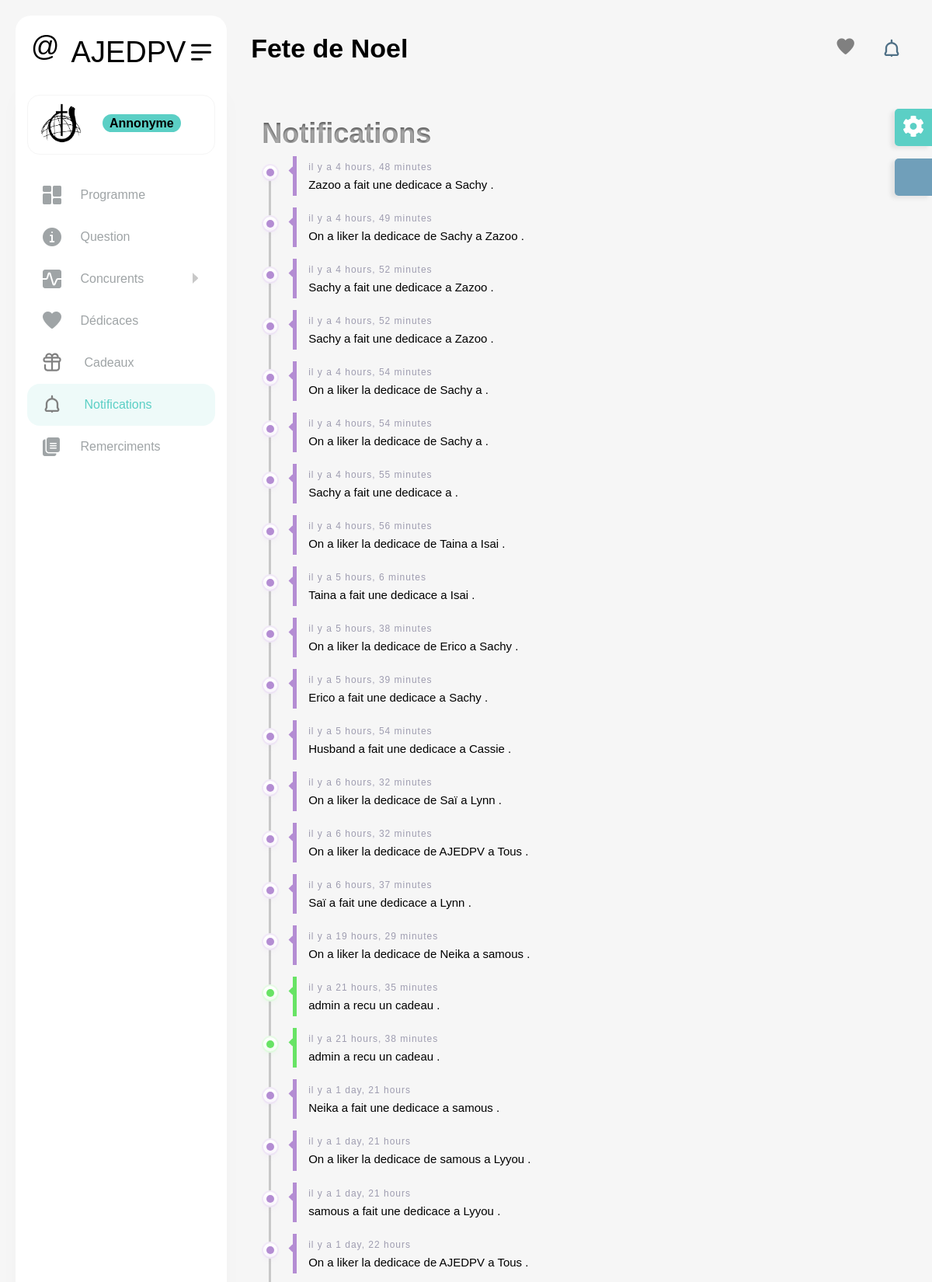
The page /notifications (upper part) on the database its author committed.
### core/models.py (models this page shows, shortened)
class Notification(models.Model):
    responsible= models.ForeignKey(Concurent,on_delete=models.CASCADE,null=True,blank=True)
    message=models.TextField()
    date=models.DateTimeField(auto_now_add=True)
    level=models.CharField(max_length=1,choices=CHOICES_LABEL)

### core/views.py (the view)
# urls.py: path('notifications',notifications,name='notifications'),
def notifications(request):
    return render(request,'notifications.html',{'notifs':Notification.objects.order_by('-date')})

### core/context_processors.py (called while the page is built)
def cart(request):
    concurents= Concurent.objects.all()
    dedicaces= Dedicace.objects.filter(show=True).order_by('-date')[:5]
    notification=Notification.objects.all().order_by('-date')[:5]
    context={'concurents':concurents
    ,
    'dedicaces':dedicaces,
    'notifications':notification,
    }
    return context

### templates/notifications.html (shortened to what this page needs)
{% extends 'base.html' %} {% load static %} {% block 'body' %}
<div class="col-xl-12">
    <div class="">
        <div class="" style="margin-bottom:50px ;">
            <div id="dlab_W_TimeLine02" class="widget-timeline dlab-scroll style-1 ps ps--active-y p-3 ">
                <h1 style="  background-color: #565656;
                        color: transparent;
                        text-shadow: 0px 2px 3px rgba(255,255,255,0.5);
                        -webkit-background-clip: text;
                           -moz-background-clip: text;
                                background-clip: text;font-weight: 900;"> Notifications
                </h1>
                <ul class="timeline">
                    {% for x in notifs %}
                    <li>
                        <div class="timeline-badge {{x.get_level_display}}"></div>
                        <a class="timeline-panel text-muted" href="javascript:void(0);">
                            <span>il y a {{x.date|timesince}}</span>
                            <h6 class="mb-0"> <strong class="text-{{x.get_level_display}}"> {{x.responsible.prenom}}</strong> {{ x.message }} .
                            </h6>
                        </a>
                    </li>
                    {% endfor %}
                </ul>
            </div>
        </div>
    </div>
</div>
{% endblock %}

### rows shown on the page
Notification: date "4 hours, 48 minutes", message "Zazoo a fait une dedicace a Sachy"
Notification: date "4 hours, 49 minutes", message "On a liker la dedicace de Sachy a Zazoo"
Notification: date "4 hours, 52 minutes", message "Sachy a fait une dedicace a Zazoo"
Notification: date "4 hours, 52 minutes", message "Sachy a fait une dedicace a Zazoo"
Notification: date "4 hours, 54 minutes", message "On a liker la dedicace de Sachy a"
Notification: date "4 hours, 54 minutes", message "On a liker la dedicace de Sachy a"
Notification: date "4 hours, 55 minutes", message "Sachy a fait une dedicace a"
Notification: date "4 hours, 56 minutes", message "On a liker la dedicace de Taina a Isai"
Notification: date "5 hours, 6 minutes", message "Taina a fait une dedicace a Isai"
Notification: date "5 hours, 38 minutes", message "On a liker la dedicace de Erico a Sachy"
Notification: date "5 hours, 39 minutes", message "Erico a fait une dedicace a Sachy"
Notification: date "5 hours, 54 minutes", message "Husband a fait une dedicace a Cassie"
Notification: date "6 hours, 32 minutes", message "On a liker la dedicace de Saï a Lynn"
Notification: date "6 hours, 32 minutes", message "On a liker la dedicace de AJEDPV a Tous"
Notification: date "6 hours, 37 minutes", message "Saï a fait une dedicace a Lynn"
Notification: date "19 hours, 29 minutes", message "On a liker la dedicace de Neika a samous"
Notification: date "21 hours, 35 minutes", message "admin a recu un cadeau"
Notification: date "21 hours, 38 minutes", message "admin a recu un cadeau"
Notification: date "1 day, 21 hours", message "Neika a fait une dedicace a samous"
Notification: date "1 day, 21 hours", message "On a liker la dedicace de samous a Lyyou"
Notification: date "1 day, 21 hours", message "samous a fait une dedicace a Lyyou"
Notification: date "1 day, 22 hours", message "On a liker la dedicace de AJEDPV a Tous"
